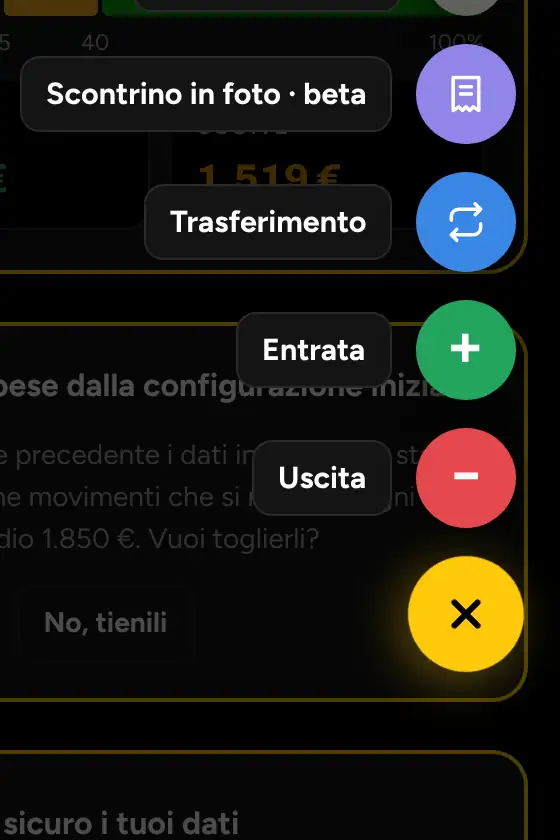
#> input picture guida/aggiungi.webp, 560 x 840 px
$ python -i b4f.py   (imports and definitions only)
#> lines starting #> are read from the running program, lines starting #| are printed output that depends on the picture
"""Clip Buddy4Free Risparmio: motore comune (disegno, suoni, render)."""
import math, os, subprocess, wave
import numpy as np
from PIL import Image, ImageDraw, ImageFont, ImageFilter

D = os.path.dirname(os.path.abspath(__file__)) + '/'
FPS, SR = 30, 44100
NAVY, NAVY2, GRID = (11, 21, 48), (19, 34, 74), (34, 54, 104)
AMBER, AMBER2 = (255, 176, 32), (255, 201, 10)
CREAM, INK, WHITE = (247, 243, 234), (17, 17, 17), (255, 255, 255)
RED, GREEN, BLUE, ORANGE, TEAL, LILAC = (229, 72, 77), (34, 164, 93), (57, 135, 229), (217, 89, 38), (25, 158, 112), (144, 133, 233)
MUTED = (150, 160, 185)

_F = {}
# [4 lines left out: function F, not called in this run]

_IMG = {}
def img(name):
    if name not in _IMG: _IMG[name] = Image.open(D + 'shots/' + name + '.png').convert('RGBA')
    return _IMG[name]

clamp = lambda x: max(0.0, min(1.0, x))
ease = lambda t: 1 - (1 - clamp(t)) ** 3
inout = lambda t: (lambda x: 3 * x * x - 2 * x * x * x)(clamp(t))
def back(t):
    x = clamp(t) - 1
    return 1 + 2.70158 * x ** 3 + 1.70158 * x ** 2

# [18 lines left out: functions text, fit, put, not called in this run]

def rrect(size, r, fill, outline=None, w=0):
    im = Image.new('RGBA', size, (0, 0, 0, 0)); ImageDraw.Draw(im).rounded_rectangle((0, 0, size[0] - 1, size[1] - 1), r, fill=fill, outline=outline, width=w); return im

def shadow(im, r=18, off=(0, 14), a=150):
    s = Image.new('RGBA', (im.width + r * 4, im.height + r * 4), (0, 0, 0, 0)); m = im.getchannel('A').point(lambda v: a if v else 0)
    s.paste((0, 0, 0, 255), (r * 2 + off[0], r * 2 + off[1]), m); s = s.filter(ImageFilter.GaussianBlur(r)); s.alpha_composite(im, (r * 2, r * 2)); return s

_PH = {}
# [55 lines left out: functions phone, bg_navy, bg_cream, bg_comic, glitch, bubble, not called in this run]

def card(w, h, fill=NAVY2, out=AMBER, r=26, wd=4):
    return rrect((w, h), r, fill + (255,), out + (255,) if out else None, wd if out else 0)

# ---------- icone disegnate ----------
# [22 lines left out: functions wallet, check, padlock, not called in this run]

# ---------- suoni ----------
def _env(n, a, dcy): x = np.arange(n) / SR; return np.minimum(1, x / max(a, 1e-4)) * np.exp(-x / dcy)
def _noise(n, seed): return np.random.default_rng(seed).uniform(-1, 1, n)
# [5 lines left out: function _lp, not called in this run]
def whoosh(seed=1, d=0.45): n = int(d * SR); k = np.linspace(0.02, 0.32, n) ** 1.5; return _lp(_noise(n, seed), k) * np.sin(np.linspace(0, math.pi, n)) ** 2 * 2.0
def hit(): n = int(0.45 * SR); x = np.arange(n) / SR; f = 55 + 80 * np.exp(-x * 30); return np.sin(2 * math.pi * np.cumsum(f) / SR) * _env(n, 0.002, 0.15) + _noise(n, 3) * _env(n, 0.001, 0.015) * 0.4
def pop(f0=700): n = int(0.13 * SR); x = np.arange(n) / SR; f = f0 + f0 * 0.7 * x / 0.13; return np.sin(2 * math.pi * np.cumsum(f) / SR) * _env(n, 0.003, 0.045) * 0.8
def tick(f=2200): n = int(0.05 * SR); return (np.sin(2 * math.pi * f * np.arange(n) / SR) * 0.6 + _noise(n, 9) * 0.25) * _env(n, 0.0005, 0.012)
def chime(): n = int(1.4 * SR); x = np.arange(n) / SR; return sum(np.sin(2 * math.pi * f * x) * np.exp(-x * (2.4 + i)) for i, f in enumerate([1046.5, 1318.5, 1568, 2093])) * 0.3 * np.minimum(1, x / 0.005)
def ding(f=1318.5): n = int(0.8 * SR); x = np.arange(n) / SR; return (np.sin(2 * math.pi * f * x) + 0.4 * np.sin(2 * math.pi * f * 2 * x)) * np.exp(-x * 5) * 0.5
def buzz(): n = int(0.35 * SR); x = np.arange(n) / SR; return np.sign(np.sin(2 * math.pi * 110 * x)) * 0.25 * _env(n, 0.005, 0.12) + _noise(n, 5) * 0.15 * _env(n, 0.002, 0.08)
def glitchs(seed=4): n = int(0.3 * SR); g = _noise(n, seed) * (np.random.default_rng(seed).uniform(0, 1, n // 400 + 1).repeat(400)[:n] > 0.5); return g * 0.45 * _env(n, 0.001, 0.2)
def stamp(): n = int(0.35 * SR); x = np.arange(n) / SR; return np.sin(2 * math.pi * 90 * x) * _env(n, 0.001, 0.06) + _noise(n, 7) * _env(n, 0.0005, 0.03) * 0.8
def rise(d=0.6): n = int(d * SR); x = np.arange(n) / SR; f = 300 + 900 * (x / d) ** 2; return np.sin(2 * math.pi * np.cumsum(f) / SR) * np.sin(np.linspace(0, math.pi, n)) * 0.35
def coin(): return np.concatenate([ding(1975) * 0.6, np.zeros(10)])[: int(0.5 * SR)] + np.pad(ding(2637) * 0.5, (int(0.06 * SR), 0))[: int(0.5 * SR)]
def clang(): n = int(0.9 * SR); x = np.arange(n) / SR; return sum(np.sin(2 * math.pi * f * x) * np.exp(-x * (4 + i * 2)) for i, f in enumerate([220, 347, 563, 901])) * 0.35 + _noise(n, 2) * _env(n, 0.0005, 0.02) * 0.4

# [8 lines left out: function mix, not called in this run]

def encode(frames_dir, wav, out):
    subprocess.run(['ffmpeg', '-y', '-loglevel', 'error', '-framerate', str(FPS), '-i', frames_dir + '/%04d.png', '-i', wav, '-c:v', 'libx264', '-preset', 'medium', '-crf', '19', '-pix_fmt', 'yuv420p', '-c:a', 'aac', '-b:a', '160k', '-shortest', '-movflags', '+faststart', out], check=True)

>>> import cv2
>>> picture = cv2.imread('../../guida/aggiungi.webp', cv2.IMREAD_GRAYSCALE)
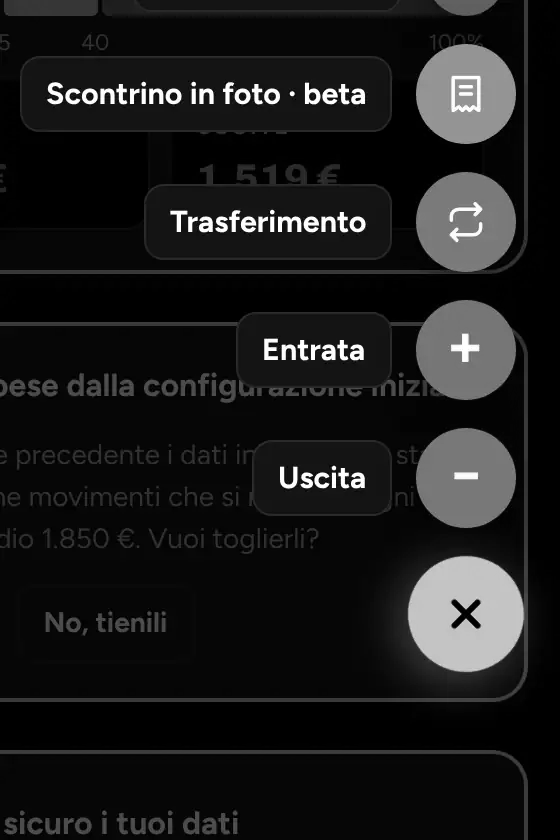
#> picture: shape (840, 560); min 0, max 255, mean 26
>>> result = shadow(picture)
#> (the run stopped early here; a loop or call above may not have finished)

$ run again, on guida/analisi.webp
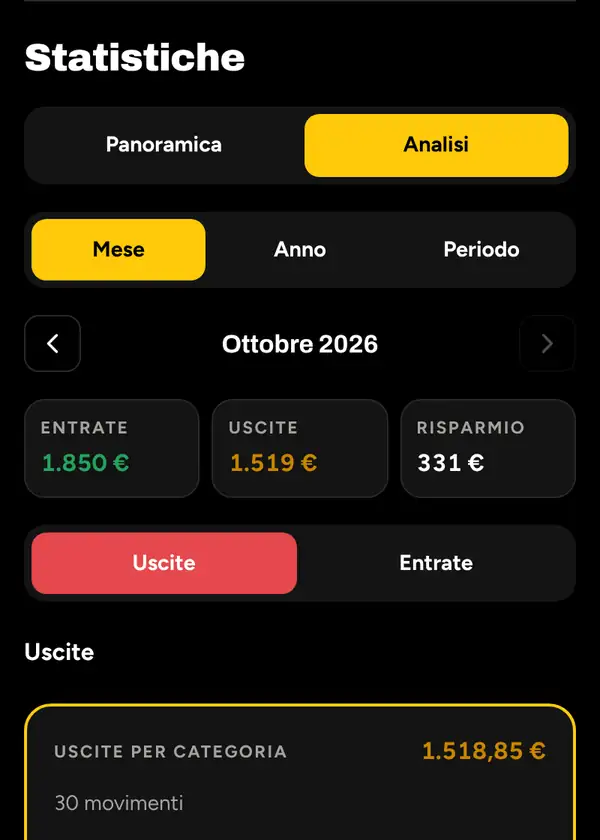
#> input picture guida/analisi.webp, 600 x 840 px
#> `picture = cv2.imread('../../guida/aggiungi.webp', cv2.IMREAD_GRAYSCALE)`:
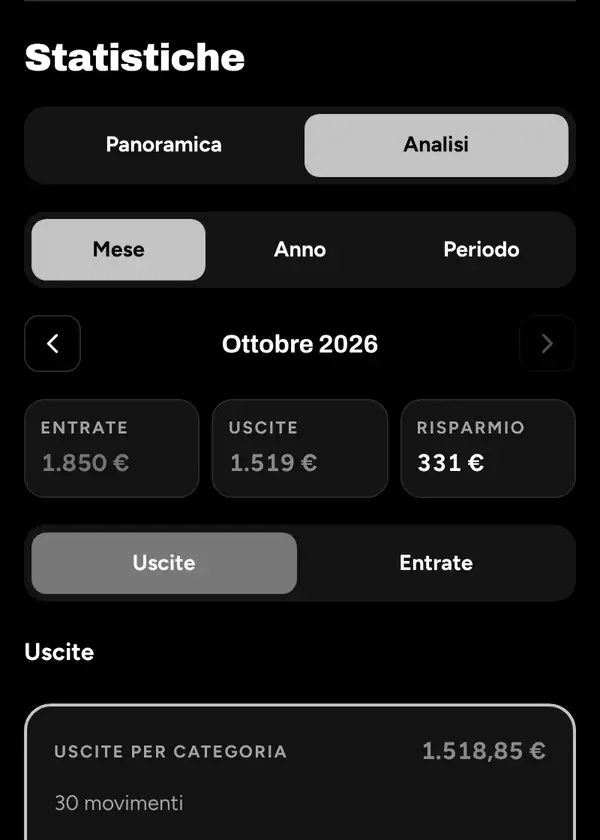
#> picture: shape (840, 600); min 0, max 255, mean 28.6

$ run again, on guida/benessere.webp
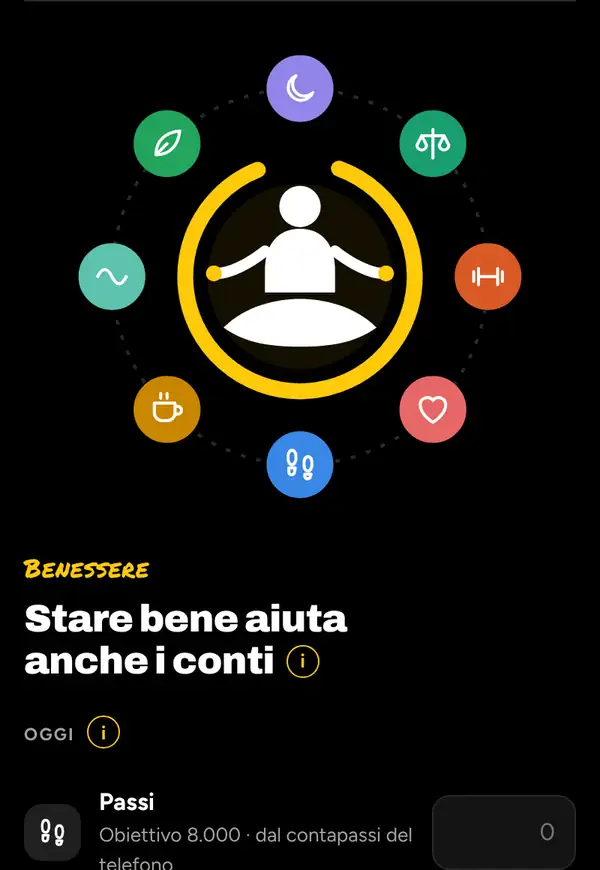
#> input picture guida/benessere.webp, 600 x 870 px
#> `picture = cv2.imread('../../guida/aggiungi.webp', cv2.IMREAD_GRAYSCALE)`:
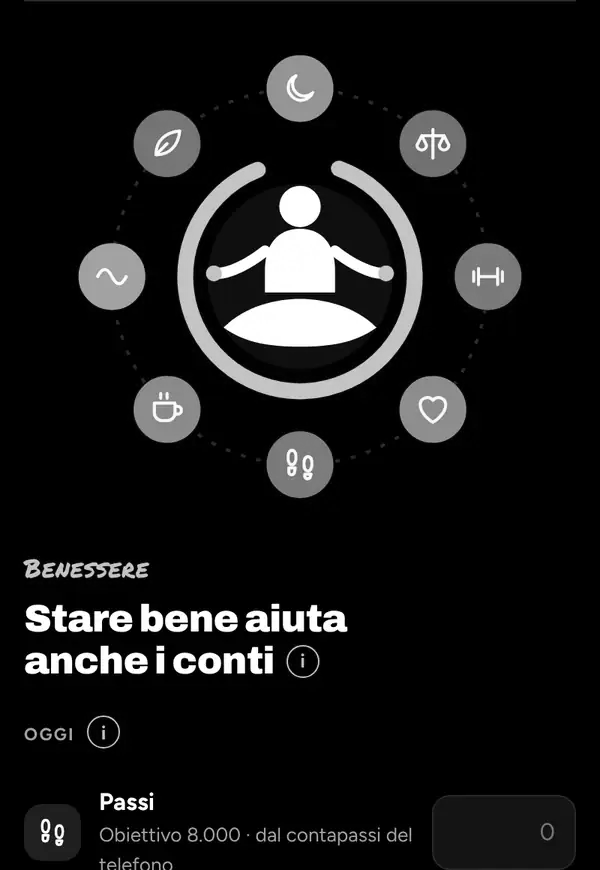
#> picture: shape (870, 600); min 0, max 255, mean 24.1

$ run again, on guida/categorie-scelta.webp
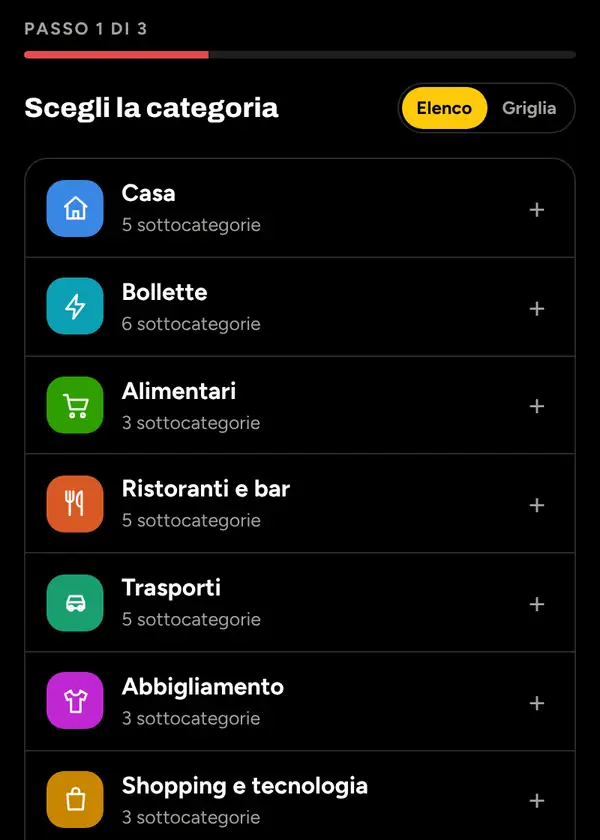
#> input picture guida/categorie-scelta.webp, 600 x 840 px
#> `picture = cv2.imread('../../guida/aggiungi.webp', cv2.IMREAD_GRAYSCALE)`:
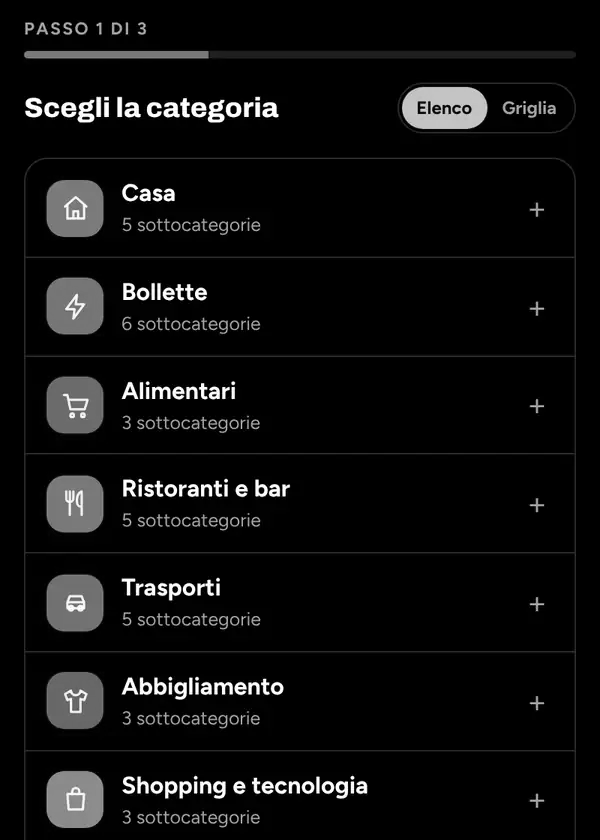
#> picture: shape (840, 600); min 0, max 255, mean 14.1
